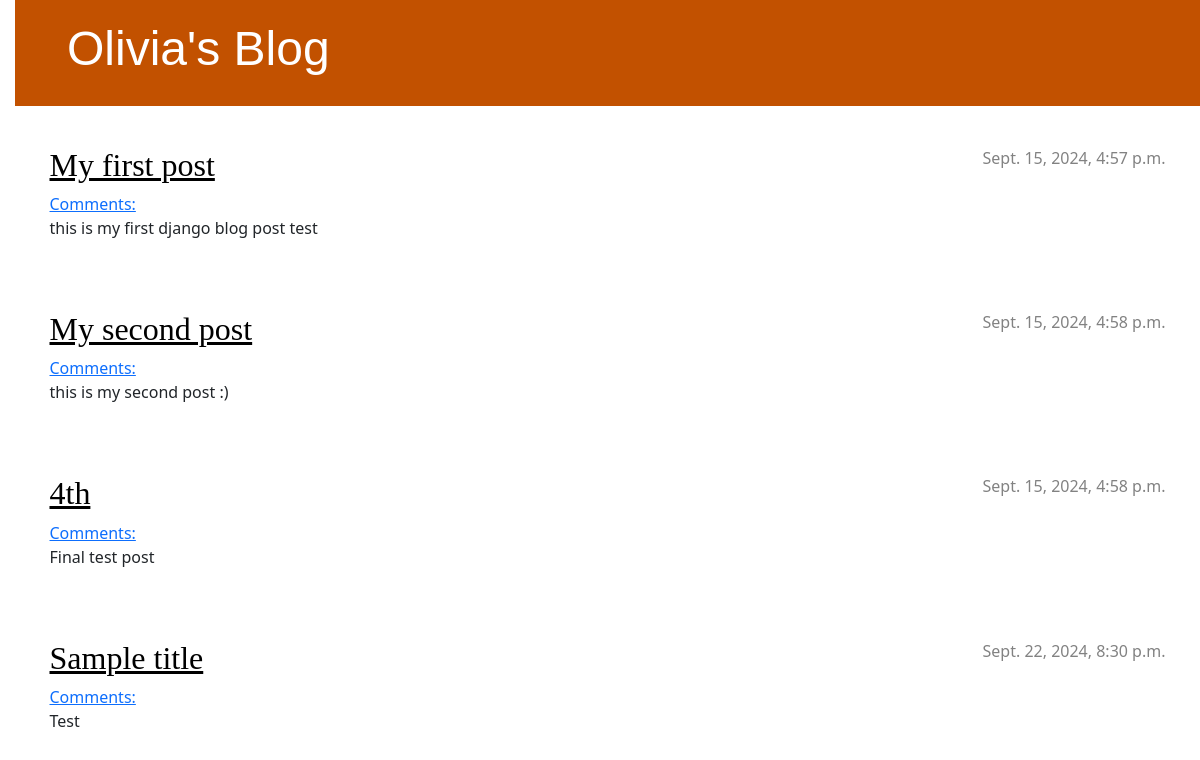
The page / on the database its author committed.
### blog/models.py (models this page shows, shortened)
class Post(models.Model):
    author = models.ForeignKey(settings.AUTH_USER_MODEL, on_delete=models.CASCADE)
    title = models.CharField(max_length=200)
    text = models.TextField()
    created_date = models.DateTimeField(default=timezone.now)
    published_date = models.DateTimeField(blank=True, null=True)

### blog/views.py (the view)
# urls.py: path('', views.post_list, name='post_list'),
def post_list(request):
    posts = Post.objects.filter(published_date__lte=timezone.now()).order_by('published_date')
    return render(request, 'blog/post_list.html', {'posts': posts})

### blog/templates/blog/post_list.html (shortened to what this page needs)
{% load static %}
<!DOCTYPE html>
<html>
    <head>
	<link rel="stylesheet" href="https://cdn.jsdelivr.net/npm/bootstrap@5.1.3/dist/css/bootstrap.min.css">
	<link rel="stylesheet" href="{% static 'css/blog.css' %}">
    </head>
    <body>
        <header class="page-header">
			<div class="container">
				<h1><a href="/">Olivia's Blog</a></h1>
			</div>
		</header>
	<main class="container">
		<div class="row">
			<div class="col">
				{% for post in posts %}
					<article class="post">
						<time class="date">
							{{ post.published_date }}
						</time>
						<h2><a href="{% url 'post_detail' pk=post.pk %}">{{ post.title }}</a></h2>
						<a href="{% url 'post_detail' pk=post.pk %}">Comments: {{ post.approved_comments.count }}</a>
						<p>{{ post.text|linebreaksbr }}</p>
					</article>
				{% endfor %}
			</div>
		</div>
	</main>
    </body>
</html>

### blog/static/css/blog.css (style rules this page uses)
h1 a { color: orange; font-family: 'Lobster', sans-serif; }
body { padding-left: 15px; }
.page-header { background-color: #C25100; margin-top: 0; margin-bottom: 40px; padding: 20px 20px 20px 40px; }
.page-header h1, .page-header h1 a, .page-header h1 a:visited, .page-header h1 a:active { color: #ffffff; font-size: 36pt; text-decoration: none; }
h1, h2, h3, h4 { font-family: 'Lobster', cursive; }
.date { color: #828282; }
.post { margin-bottom: 70px; }
.post h2 a, .post h2 a:visited { color: #000000; }
.post > .date, .post > .actions { float: right; }

### rows shown on the page
Post: published_date "Sept. 15, 2024, 4:57 p.m.", title "My first post", text "this is my first django blog post test"
Post: published_date "Sept. 15, 2024, 4:58 p.m.", title "My second post", text "this is my second post :)"
Post: published_date "Sept. 15, 2024, 4:58 p.m.", title "4th", text "Final test post"
Post: published_date "Sept. 22, 2024, 8:30 p.m.", title "Sample title", text "Test"
